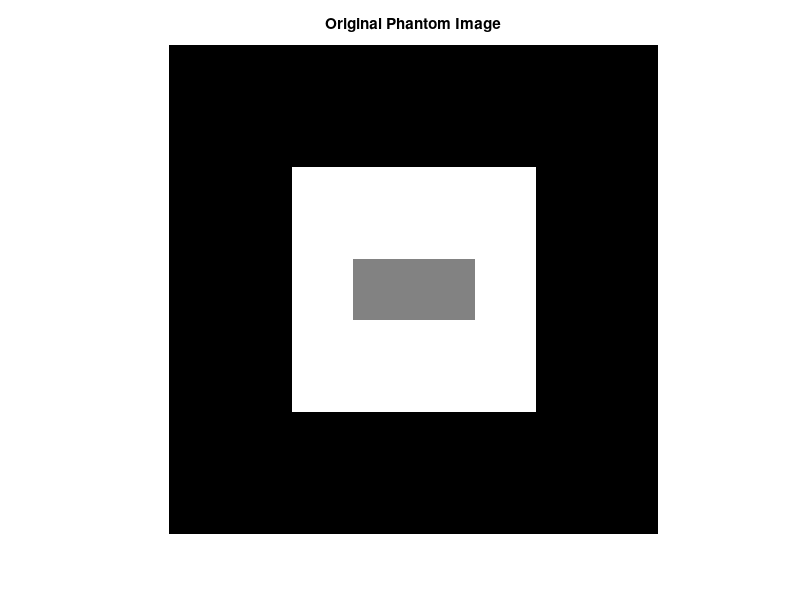
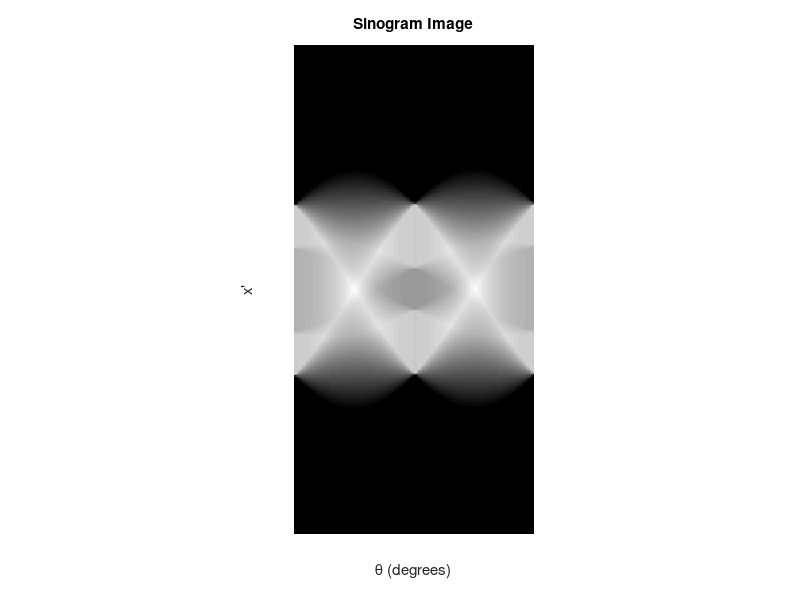
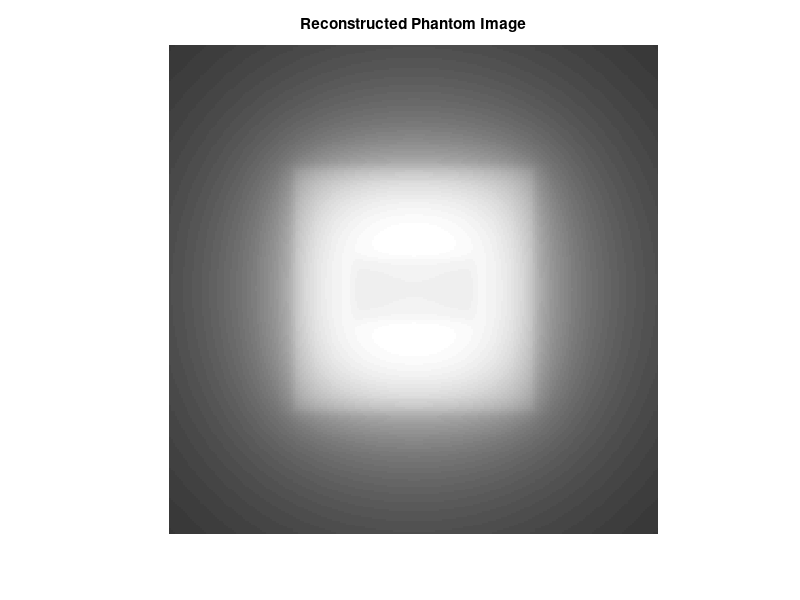

Reproduce these figures in MATLAB, in order. (Note: this script raises an error after producing the figures.)
% L05_Exercise_01

% Radon transforms and sinograms (unfiltered back projection)

warning off

% Phantom image generation
phantom_image = zeros(256,256);

for x=65:192
    for y=65:192
        phantom_image(x,y) = 255;
    end
end

for x=113:144
    for y=97:160
        phantom_image(x,y) = 128;
    end
end

% UNFILTERED BACK PROJECTION ON PHANTOM IMAGE

% Display phantom image
figure
imshow(phantom_image, [0 255]);
title('Original Phantom Image')

% Radon transform of phantom image
theta = 0:179;
[R_phantom,xp] = radon(phantom_image,theta);

% Display sinogram
figure
imshow(R_phantom,[],'Xdata',theta,'Ydata',xp,...
        'InitialMagnification','fit')
xlabel('\theta (degrees)')
ylabel('x''')
title('Sinogram Image')

% Recreate phantom image using unfiltered back projection
phantom_BP = iradon(R_phantom,theta,'linear','none');
max_BP = max(phantom_BP(:));
phantom_BP = 255*phantom_BP/max_BP;

% Display reconstructed phantom image
figure
imshow(phantom_BP, [0 255]);
title('Reconstructed Phantom Image')

% input('\nEnter to continue');

pause

clear theta;

% UNFILTERED BACK PROJECTION ON PHANTOM IMAGE WITH USER INPUTS 

for i=1:4

    % Input number of projections
    prompt = {'Enter number of projections:'};
    dlg_title = 'Number of projections';
    num_lines = 1;
    def = {'180'};
    answer = newid(prompt,dlg_title,num_lines,def);
    num_projs = str2double(answer);

    % Radon transform of phantom image
    theta = 0:180/num_projs:179;
    [R_phantom,xp] = radon(phantom_image,theta);

    % Display sinogram
    figure
    imshow(R_phantom,[],'Xdata',theta,'Ydata',xp,...
            'InitialMagnification','fit')
    xlabel('\theta (degrees)')
    ylabel('x''')
    titletext = sprintf('Sinogram Image (%d Projections)', num_projs);
    title(titletext)

    % Recreate phantom image using unfiltered back projection
    phantom_BP = iradon(R_phantom,theta,'linear','none');
    max_BP = max(phantom_BP(:));
    phantom_BP = 255*phantom_BP/max_BP;

    % Display reconstructed phantom image
    figure
    imshow(phantom_BP, [0 255]);
    titletext = sprintf('Reconstructed Image (%d Projections)', num_projs);
    title(titletext)

%     input('\nEnter to continue');

    pause
    
    clear theta;
    
end

close all;

% UNFILTERED BACK PROJECTION ON USER SELECTED IMAGE

% Read user selected image in
[filename,pathname] = uigetfile('Images\*.*','Select Image File');
filein = [pathname,filename];

info = dicominfo(filein);
dim = [double(info.Width), double(info.Height)];

original_image = double(dicomread(filein));
fclose('all');

% Display original image
figure
imshow(original_image, [0 4000]);
title('Original Image')

% Perform Radon transform
theta = 0:180;
[R_original,xp] = radon(original_image,theta);

% Display sinogram
figure
imshow(R_original,[],'Xdata',theta,'Ydata',xp,...
        'InitialMagnification','fit')
xlabel('\theta (degrees)')
ylabel('x''')
title('Sinogram Image')

% Recreate original image using unfiltered back projection
original_BP = iradon(R_original,theta,'linear','none');
max_BP = max(original_BP(:));
original_BP = 255*original_BP/max_BP;

% Display reconstructed image
figure
imshow(original_BP, [0 255]);
title('Reconstructed Image')

% input('\nEnter to continue');

pause

clear theta;

% UNFILTERED BACK PROJECTION ON USER SELECTED IMAGE WITH USER INPUTS 

for i=1:4

    % Input number of projections
    prompt = {'Enter number of projections:'};
    dlg_title = 'Number of projections';
    num_lines = 1;
    def = {'180'};
    answer = newid(prompt,dlg_title,num_lines,def);
    num_projs = str2double(answer);

    % Radon transform of original image
    theta = 0:180/num_projs:179;
    [R_original,xp] = radon(original_image,theta);

    % Display sinogram
    figure
    imshow(R_original,[],'Xdata',theta,'Ydata',xp,...
            'InitialMagnification','fit')
    xlabel('\theta (degrees)')
    ylabel('x''')
    titletext = sprintf('Sinogram Image (%d Projections)', num_projs);
    title(titletext)

    % Recreate original image using unfiltered back projection
    original_BP = iradon(R_original,theta,'linear','none');
    max_BP = max(original_BP(:));
    original_BP = 255*original_BP/max_BP;

    % Display reconstructed image
    figure
    imshow(original_BP, [0 255]);
    titletext = sprintf('Reconstructed Image (%d Projections)', num_projs);
    title(titletext)

%     input('\nEnter to continue');

    pause
    
    clear theta;
    
end

%clear all
%close all

clc